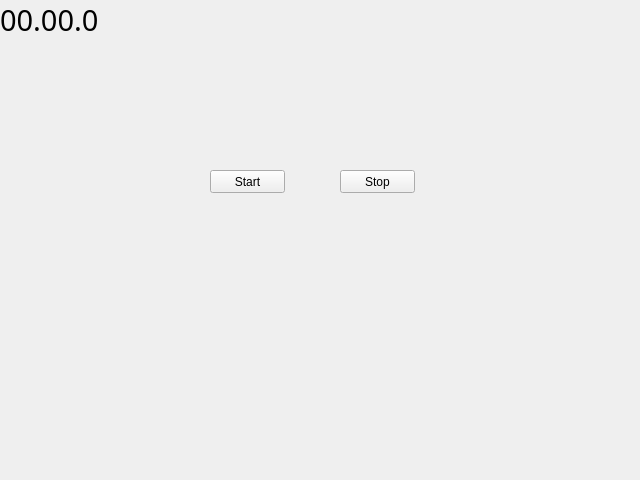
<?xml version="1.0" encoding="UTF-8"?>
<ui version="4.0">
 <class>Form</class>
 <widget class="QWidget" name="Form">
  <property name="geometry">
   <rect>
    <x>0</x>
    <y>0</y>
    <width>640</width>
    <height>480</height>
   </rect>
  </property>
  <property name="windowTitle">
   <string>Form</string>
  </property>
  <widget class="QPushButton" name="btn1">
   <property name="geometry">
    <rect>
     <x>210</x>
     <y>170</y>
     <width>75</width>
     <height>23</height>
    </rect>
   </property>
   <property name="text">
    <string>Start</string>
   </property>
  </widget>
  <widget class="QPushButton" name="btn2">
   <property name="geometry">
    <rect>
     <x>340</x>
     <y>170</y>
     <width>75</width>
     <height>23</height>
    </rect>
   </property>
   <property name="text">
    <string>Stop</string>
   </property>
  </widget>
  <widget class="QLabel" name="label1">
   <property name="font">
    <font>
     <family>맑은 고딕</family>
     <pointsize>22</pointsize>
    </font>
   </property>
   <property name="text">
    <string>00.00.0</string>
   </property>
  </widget>
 </widget>
 <resources/>
 <connections/>
</ui>
